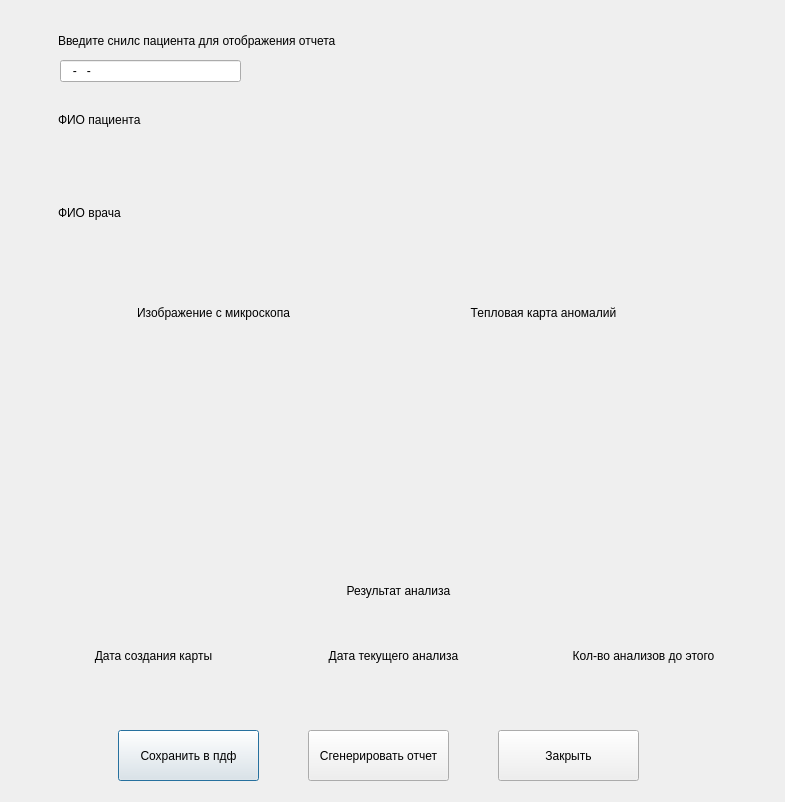
<?xml version="1.0" encoding="UTF-8"?>
<ui version="4.0">
 <class>Dialog</class>
 <widget class="QDialog" name="Dialog">
  <property name="geometry">
   <rect>
    <x>0</x>
    <y>0</y>
    <width>785</width>
    <height>802</height>
   </rect>
  </property>
  <property name="sizePolicy">
   <sizepolicy hsizetype="Fixed" vsizetype="Fixed">
    <horstretch>0</horstretch>
    <verstretch>0</verstretch>
   </sizepolicy>
  </property>
  <property name="minimumSize">
   <size>
    <width>785</width>
    <height>802</height>
   </size>
  </property>
  <property name="maximumSize">
   <size>
    <width>785</width>
    <height>802</height>
   </size>
  </property>
  <property name="baseSize">
   <size>
    <width>785</width>
    <height>802</height>
   </size>
  </property>
  <property name="windowTitle">
   <string>Dialog</string>
  </property>
  <widget class="QLabel" name="label">
   <property name="geometry">
    <rect>
     <x>68</x>
     <y>160</y>
     <width>151</width>
     <height>31</height>
    </rect>
   </property>
   <property name="text">
    <string/>
   </property>
   <property name="alignment">
    <set>Qt::AlignCenter</set>
   </property>
  </widget>
  <widget class="QLabel" name="label_2">
   <property name="geometry">
    <rect>
     <x>323</x>
     <y>160</y>
     <width>151</width>
     <height>31</height>
    </rect>
   </property>
   <property name="text">
    <string/>
   </property>
   <property name="alignment">
    <set>Qt::AlignCenter</set>
   </property>
  </widget>
  <widget class="QLabel" name="label_3">
   <property name="geometry">
    <rect>
     <x>538</x>
     <y>159</y>
     <width>141</width>
     <height>31</height>
    </rect>
   </property>
   <property name="text">
    <string/>
   </property>
   <property name="alignment">
    <set>Qt::AlignCenter</set>
   </property>
  </widget>
  <widget class="QLabel" name="label_4">
   <property name="geometry">
    <rect>
     <x>528</x>
     <y>250</y>
     <width>161</width>
     <height>31</height>
    </rect>
   </property>
   <property name="text">
    <string/>
   </property>
   <property name="alignment">
    <set>Qt::AlignCenter</set>
   </property>
  </widget>
  <widget class="QLabel" name="label_5">
   <property name="geometry">
    <rect>
     <x>73</x>
     <y>250</y>
     <width>141</width>
     <height>31</height>
    </rect>
   </property>
   <property name="text">
    <string/>
   </property>
   <property name="alignment">
    <set>Qt::AlignCenter</set>
   </property>
  </widget>
  <widget class="QLabel" name="label_6">
   <property name="geometry">
    <rect>
     <x>318</x>
     <y>250</y>
     <width>161</width>
     <height>31</height>
    </rect>
   </property>
   <property name="text">
    <string/>
   </property>
   <property name="alignment">
    <set>Qt::AlignCenter</set>
   </property>
  </widget>
  <widget class="QLabel" name="label_7">
   <property name="geometry">
    <rect>
     <x>58</x>
     <y>570</y>
     <width>681</width>
     <height>41</height>
    </rect>
   </property>
   <property name="text">
    <string>Результат анализа</string>
   </property>
   <property name="alignment">
    <set>Qt::AlignCenter</set>
   </property>
  </widget>
  <widget class="QLabel" name="label_9">
   <property name="geometry">
    <rect>
     <x>98</x>
     <y>603</y>
     <width>601</width>
     <height>31</height>
    </rect>
   </property>
   <property name="text">
    <string/>
   </property>
   <property name="alignment">
    <set>Qt::AlignCenter</set>
   </property>
  </widget>
  <widget class="QLabel" name="label_10">
   <property name="geometry">
    <rect>
     <x>98</x>
     <y>333</y>
     <width>224</width>
     <height>224</height>
    </rect>
   </property>
   <property name="text">
    <string/>
   </property>
  </widget>
  <widget class="QLabel" name="label_11">
   <property name="geometry">
    <rect>
     <x>428</x>
     <y>333</y>
     <width>224</width>
     <height>224</height>
    </rect>
   </property>
   <property name="text">
    <string/>
   </property>
  </widget>
  <widget class="QPushButton" name="pushButton">
   <property name="geometry">
    <rect>
     <x>118</x>
     <y>730</y>
     <width>141</width>
     <height>51</height>
    </rect>
   </property>
   <property name="text">
    <string>Сохранить в пдф</string>
   </property>
  </widget>
  <widget class="QPushButton" name="pushButton_2">
   <property name="geometry">
    <rect>
     <x>308</x>
     <y>730</y>
     <width>141</width>
     <height>51</height>
    </rect>
   </property>
   <property name="text">
    <string>Сгенерировать отчет</string>
   </property>
  </widget>
  <widget class="QLabel" name="label_12">
   <property name="geometry">
    <rect>
     <x>58</x>
     <y>112</y>
     <width>661</width>
     <height>16</height>
    </rect>
   </property>
   <property name="text">
    <string>ФИО пациента</string>
   </property>
  </widget>
  <widget class="QLabel" name="label_13">
   <property name="geometry">
    <rect>
     <x>58</x>
     <y>202</y>
     <width>661</width>
     <height>21</height>
    </rect>
   </property>
   <property name="text">
    <string>ФИО врача</string>
   </property>
  </widget>
  <widget class="QLabel" name="label_14">
   <property name="geometry">
    <rect>
     <x>88</x>
     <y>303</y>
     <width>251</width>
     <height>20</height>
    </rect>
   </property>
   <property name="text">
    <string>Изображение с микроcкопа</string>
   </property>
   <property name="alignment">
    <set>Qt::AlignCenter</set>
   </property>
  </widget>
  <widget class="QLabel" name="label_15">
   <property name="geometry">
    <rect>
     <x>418</x>
     <y>303</y>
     <width>251</width>
     <height>20</height>
    </rect>
   </property>
   <property name="text">
    <string>Тепловая карта аномалий</string>
   </property>
   <property name="alignment">
    <set>Qt::AlignCenter</set>
   </property>
  </widget>
  <widget class="QPushButton" name="pushButton_3">
   <property name="geometry">
    <rect>
     <x>498</x>
     <y>730</y>
     <width>141</width>
     <height>51</height>
    </rect>
   </property>
   <property name="text">
    <string>Закрыть</string>
   </property>
  </widget>
  <widget class="QLabel" name="label_16">
   <property name="geometry">
    <rect>
     <x>58</x>
     <y>30</y>
     <width>691</width>
     <height>21</height>
    </rect>
   </property>
   <property name="text">
    <string>Введите снилс пациента для отображения отчета</string>
   </property>
  </widget>
  <widget class="QLabel" name="label_17">
   <property name="geometry">
    <rect>
     <x>48</x>
     <y>640</y>
     <width>211</width>
     <height>31</height>
    </rect>
   </property>
   <property name="text">
    <string>Дата создания карты</string>
   </property>
   <property name="alignment">
    <set>Qt::AlignCenter</set>
   </property>
  </widget>
  <widget class="QLabel" name="label_18">
   <property name="geometry">
    <rect>
     <x>268</x>
     <y>640</y>
     <width>251</width>
     <height>31</height>
    </rect>
   </property>
   <property name="text">
    <string>Дата текущего анализа</string>
   </property>
   <property name="alignment">
    <set>Qt::AlignCenter</set>
   </property>
  </widget>
  <widget class="QLabel" name="label_19">
   <property name="geometry">
    <rect>
     <x>528</x>
     <y>640</y>
     <width>231</width>
     <height>31</height>
    </rect>
   </property>
   <property name="text">
    <string>Кол-во анализов до этого</string>
   </property>
   <property name="alignment">
    <set>Qt::AlignCenter</set>
   </property>
  </widget>
  <widget class="QLabel" name="label_20">
   <property name="geometry">
    <rect>
     <x>48</x>
     <y>680</y>
     <width>211</width>
     <height>31</height>
    </rect>
   </property>
   <property name="text">
    <string/>
   </property>
   <property name="alignment">
    <set>Qt::AlignCenter</set>
   </property>
  </widget>
  <widget class="QLabel" name="label_21">
   <property name="geometry">
    <rect>
     <x>268</x>
     <y>680</y>
     <width>251</width>
     <height>31</height>
    </rect>
   </property>
   <property name="text">
    <string/>
   </property>
   <property name="alignment">
    <set>Qt::AlignCenter</set>
   </property>
  </widget>
  <widget class="QLabel" name="label_22">
   <property name="geometry">
    <rect>
     <x>528</x>
     <y>680</y>
     <width>211</width>
     <height>31</height>
    </rect>
   </property>
   <property name="text">
    <string/>
   </property>
   <property name="alignment">
    <set>Qt::AlignCenter</set>
   </property>
  </widget>
  <widget class="QLineEdit" name="lineEdit">
   <property name="geometry">
    <rect>
     <x>60</x>
     <y>60</y>
     <width>181</width>
     <height>22</height>
    </rect>
   </property>
   <property name="inputMask">
    <string>000-000-000 00</string>
   </property>
   <property name="maxLength">
    <number>14</number>
   </property>
  </widget>
 </widget>
 <resources/>
 <connections/>
</ui>
